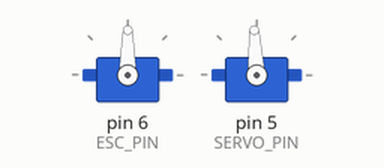
This sketch was run on a simulated Arduino Uno, built with avr-gcc and run on an emulated ATmega328P. Parts: 2 × servo. What the sketch prints to the serial monitor is not drawn.

Above: at 0.05 s.
At 10.55 s:
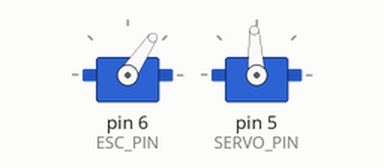
Timing chart, 0 to 21.4 s (numbered marks = the images above):
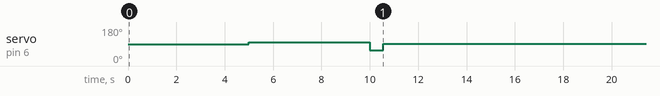

Measured:
- by itself, servo on pin 6 (ESC_PIN): repeats every 16.5 s: 56° 0.55 s, 92° 10.9 s, 100° 5.0 s

The sketch:

esc-test.ino
```cpp
#include <Servo.h>

// ESC settings
const int ESC_PIN = 6, ESC_FWD = 1580, ESC_STOP = 1495, ESC_BWD = 1125;

// Servo settings
const int SERVO_PIN = 5, SERVO_N = 1500;

// Timing constants
const int BAUD_RATE = 115200, DELAY_MS = 5000;

// Global variables
Servo esc, servo;

void setup() {
  pinMode(ESC_PIN, OUTPUT);
  esc.attach(ESC_PIN);
  Serial.begin(BAUD_RATE);

  pinMode(SERVO_PIN, OUTPUT);
  servo.attach(SERVO_PIN);
}

void loop() {
  Serial.println("======= START OF THE TEST =======");
  servo.writeMicroseconds(SERVO_N);
  delay(DELAY_MS);

  // 1. Move forward
  Serial.println("First step: Moving forward.");
  esc.writeMicroseconds(ESC_FWD);
  delay(DELAY_MS);

  // 2. Braking
  Serial.println("Second step: Braking (backward for one second).");
  esc.writeMicroseconds(ESC_BWD);
  delay(550);

  // 3. Stop
  Serial.println("Fifth step: Stop.");
  esc.writeMicroseconds(ESC_STOP);
  delay(550);

  Serial.println("======= END OF THE TEST =======");
  delay(DELAY_MS);
}
```
